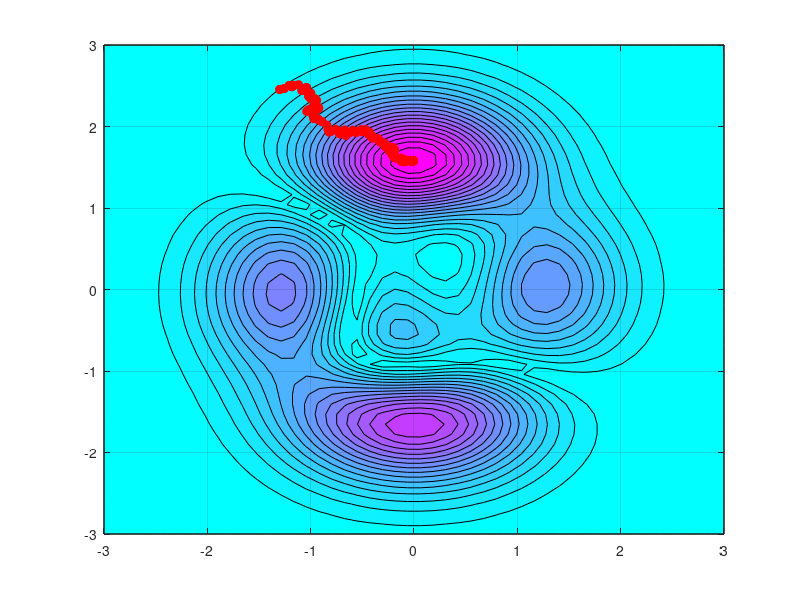

MATLAB code to generate this figure: (Note: this script raises an error after producing the figure.)
%Simulated Annealing No Restart
%============================
% Francisco Conceição al73819
%============================

 clear
close all
clc

%Inicialização dos vetores X Y Z
X = zeros(1,1);
Y = zeros(1,1);
Z = zeros(1,1);
I = zeros(1,1);

Valores_Prob = zeros(1,1);
Valores_Temp = zeros(1,1);

a = 3;
b = 10;

f1 = @(x,y) 3*(1-x.^2).*exp(-x.^2-(y+1).^2);
f2 =  @(x,y) -10*((x/5) - x.^3 - y.^5).*exp(-x.^2-y.^2);
f3 = @(x,y) -(1/3)*exp(-(x+1).^2-y.^2);
f =  @(x,y) abs(f1(x,y) + f2(x,y) + f3(x,y));

Max = [3 3];
Min = [-3 -3];

EixoX = linspace(-3, 3, 50);
EixoY = linspace(-3, 3, 50);

[cordX, cordY] = meshgrid(EixoX, EixoY);

cordZ = f(cordX, cordY);
contourf(cordX, cordY, cordZ, 20);
colormap(cool)
hold on

Temp = 90;

x = 3 + (-3 -3) * rand();
y= 3 + (-3 -3) * rand();
hold on
plot(x, y, 'ro','MarkerFaceColor','y');
grid on;

for i = 1:1000
    x_temp = (rand - 0.5) * 2 * 0.05 + x;
    y_temp = (rand - 0.5) * 2 * 0.05 + y; 
    
    x_temp = min(x_temp, Max(1));
    y_temp = min(y_temp, Max(2));
    x_temp = max(x_temp, Min(1));
    y_temp = max(y_temp, Min(2));

    VarEnerg = f(x_temp, y_temp) - f(x, y);
    prob = exp((abs(VarEnerg)) / Temp);
    Valores_Temp(i) = Temp;
    Valores_Prob(i) = prob;
    if VarEnerg > 0
        x = x_temp;
        y = y_temp;
    elseif rand > prob
        x = x_temp;
        y = y_temp;
    end
    plot(x, y, 'ro','MarkerFaceColor','r');
    X(i) = x;
    Y(i) = y;
    Z(i) = f(x, y);
    I(i) = i;
    Temp = 0.94 * Temp;
end
    f = figure;
    
    colormap(f,cool);
    C = cordX .* cordY;
    surf(cordX, cordY, cordZ, C);
    colorbar;
    
    hold on;
    plot3(X, Y, Z, 'ro', 'MarkerFaceColor','r');
    
   figure("Name", "AAA");
    plot(I,X, I, Y, I, Z);

    figure("Name", "Temperatura por iteração")
    plot(Valores_Temp, 'b');
    
    figure("Name","Probabilidade por iteração")
    plot(Valores_Prob, 'r');
    hold off
